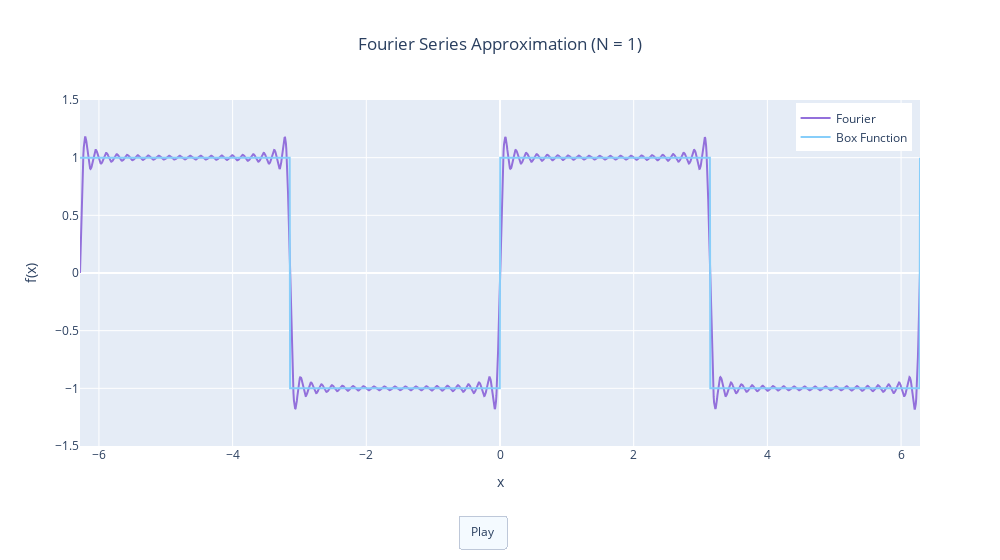

Notebook cell for this chart:
### Code cell
fig = go.Figure(
    data=[
        go.Scatter(x=x, y=y_approx, mode='lines', name='Fourier', line=dict(color='MediumPurple')),
        go.Scatter(x=x, y=y, mode='lines', name='Box Function', line=dict(color='LightSkyBlue'))
    ],
    frames=frames,
    layout=dict(
        title={
            'text': 'Fourier Series Approximation (N = 1)',
            'x': 0.5
        },
        xaxis_title='x',
        yaxis_title='f(x)',
        yaxis_range = [-1.5, 1.5],
        updatemenus=[
        dict(type='buttons',
             buttons=[ 
                 dict(label='Play',
                      method='animate',
                      args=[None, {'frame':{'duration': 300}}])
             ],
             x = 0.45,
             y = -0.2,
             xanchor='left'
             )
        ],
        legend=dict(
            yanchor="top",
            y=0.99,
            xanchor="right",
            x=0.99),
        width=1000
    )
)

fig.show()

### Figure 1 — Plotly figure (JSON) as saved in the notebook; plotly's stock layout.template omitted (floating-point values rounded to 4 significant figures; data arrays with more than 128 entries replaced by an {"elided": "..."} marker saying what was removed)
{"data": [{"line": {"color": "MediumPurple"}, "mode": "lines", "name": "Fourier", "type": "scatter", "x": {"elided": "2000 float values"}, "y": {"elided": "2000 float values"}}, {"line": {"color": "LightSkyBlue"}, "mode": "lines", "name": "Box Function", "type": "scatter", "x": {"elided": "2000 float values"}, "y": {"elided": "2000 int values"}}], "layout": {"legend": {"x": 0.99, "xanchor": "right", "y": 0.99, "yanchor": "top"}, "title": {"text": "Fourier Series Approximation (N = 1)", "x": 0.5}, "updatemenus": [{"buttons": [{"args": [null, {"frame": {"duration": 300}}], "label": "Play", "method": "animate"}], "type": "buttons", "x": 0.45, "xanchor": "left", "y": -0.2}], "width": 1000, "xaxis": {"title": {"text": "x"}}, "yaxis": {"range": [-1.5, 1.5], "title": {"text": "f(x)"}}}}
